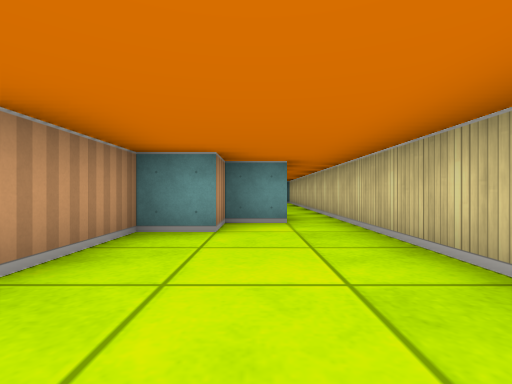
[1] (above)

12 first-person views from a walk through a cub3D level. The camera is about half as high as the walls, looks level and sees 85° across. The floor is counted in squares. Each view is taken from the middle of a square. On the plan, view 1 faces up. The plan holds only what a view shows up to about 9 squares ahead; the rest is blank.

[2]
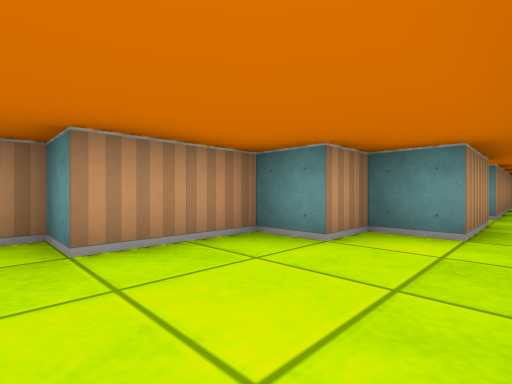

[3]
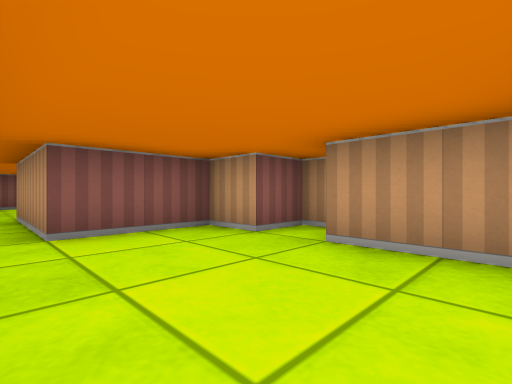

[4]
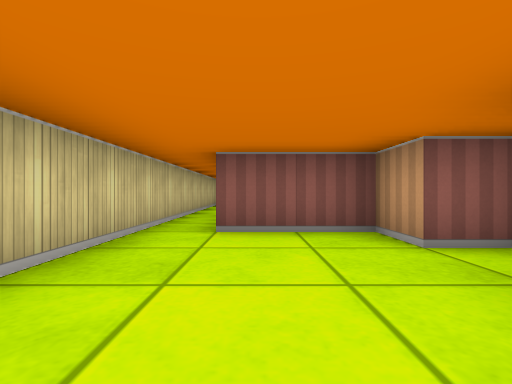

[5]
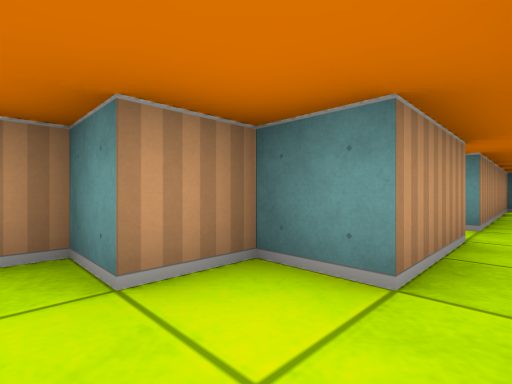

[6]
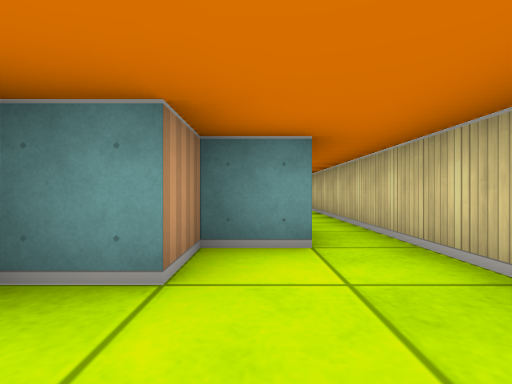

[7]
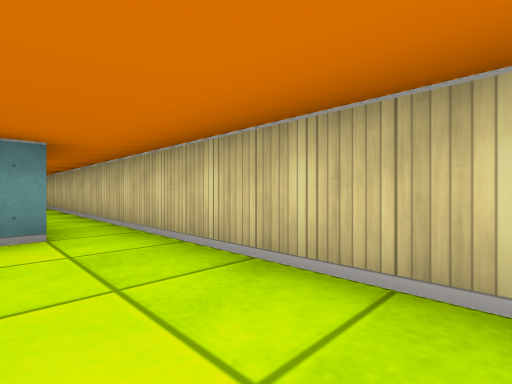

[8]
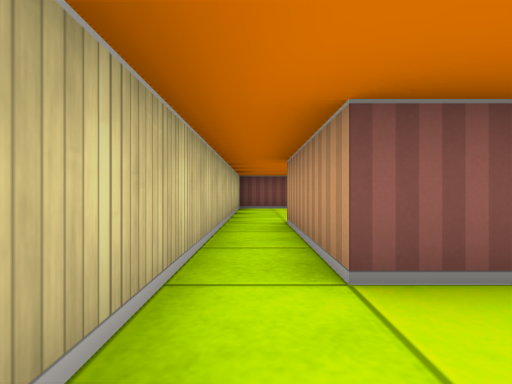

[9]
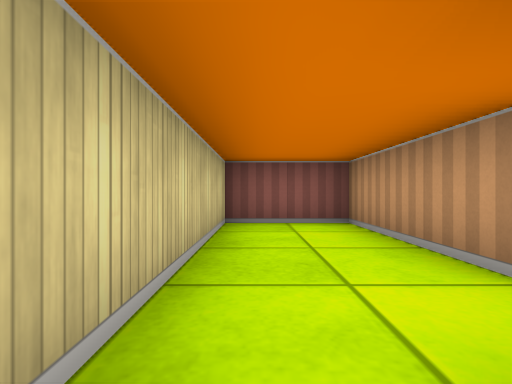

[10]
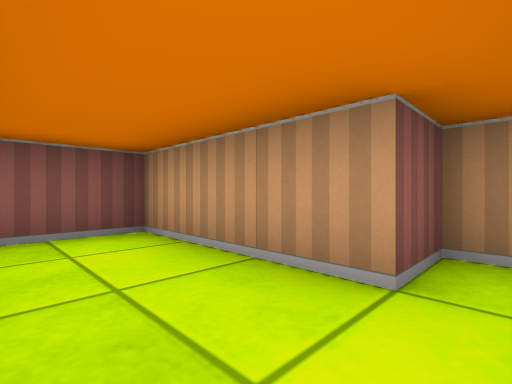

[11]
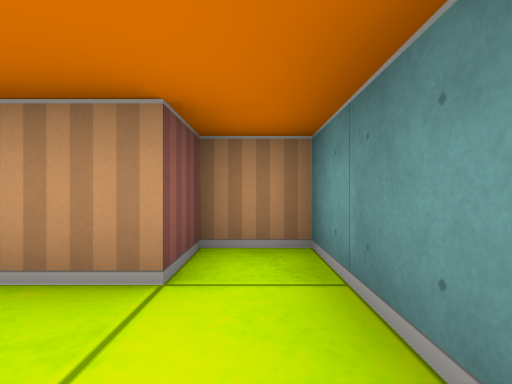

[12]
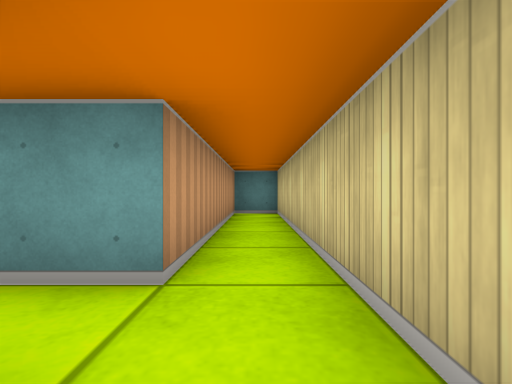

### Floor plan
Ten units are one square. View 1 is at (0, 0); x grows to the right and y downward. Boxes are objects, and circles mark ways between rooms. Rooms are numbered by the first view taken in them; rooms with no view inside come last. Other rooms are left out.
<svg viewBox="-30 -130 50 210">
<path fill="none" stroke="#000" d="M5 -65 5 -45 -5 -45 -5 -35 -15 -35 -15 -15 -25 -15 -25 -5 -15 -5 -15 5 5 5 5 35M15 35 15 -125 5 -125 5 -75 -4 -75M5 35 -15 35 -15 45 -5 45 -5 75 15 75 15 35"/>
<circle cx="10" cy="40" r="3" fill="#2a7"/>
<text x="0" y="-40">1</text>
<text x="0" y="50">2</text>
</svg>
Room 1 opens to room 2.

Where each view was taken, in squares from view 1:
view 1: 0 up, 0 right, facing up
view 2: 1 up, 1 right, facing up-left
view 3: 3 up, 1 right, facing down-left
view 4: 3 up, 0 right, facing down
view 5: 3 up, 1 right, facing up-left
view 6: 2 up, 0 right, facing up
view 7: 1 up, 0 right, facing up-right
view 8: 1 up, 1 right, facing down
view 9: 3 down, 1 right, facing down
view 10: 4 down, 1 right, facing down-left
view 11: 4 down, 1 right, facing left
view 12: 6 up, 1 right, facing up
